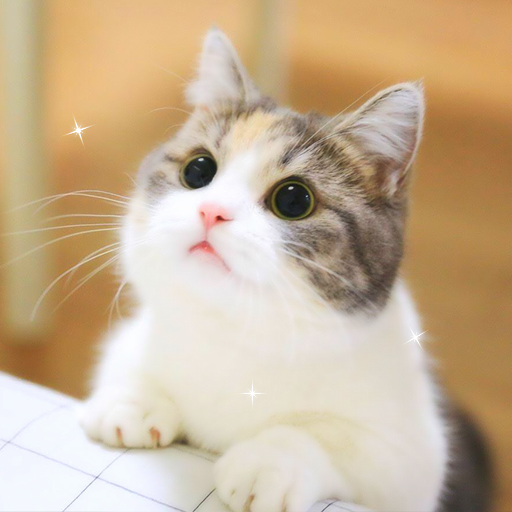
%> input picture 362 Projects/(Old Material) 2023S-PS Materials-20240330/PS3/1.png, 512 x 512 px
$ octave ps3_3.m   (GNU Octave 9; MATLAB toolbox functions it lacks are replaced by stand-ins)
%> lines starting %> are read from the running program, lines starting %| are printed output that depends on the picture
% Image slicing cont'd & resampling

% Load image
im1 = imread("1.png", "png");
%> im1 is the input picture: size 512x512x3 uint8; mean R, G, B 200.9, 178.5, 149.5

% For ease of use, let's use grayscale
im1 = rgb2gray(im1);
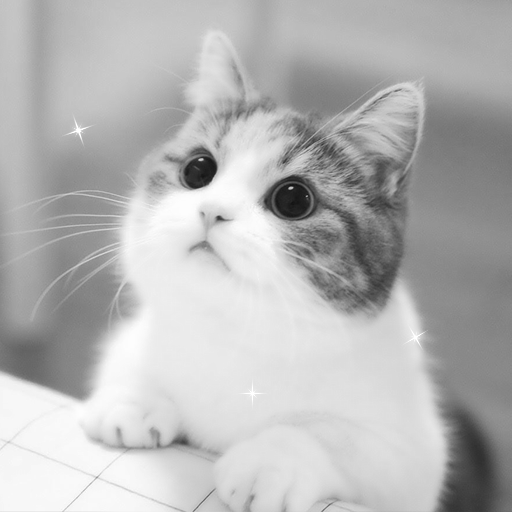
%> im1: size 512x512 uint8; min 19, max 255, mean 181.9

% Keep these for later use
height = size(im1, 1);
%> height = 512
width = size(im1, 2);
%> width = 512

% Resize the image twice the size?
new_im = zeros(width * 2, height * 2, "uint8");
new_im(1:2:height*2, 1:2:width*2) = im1;
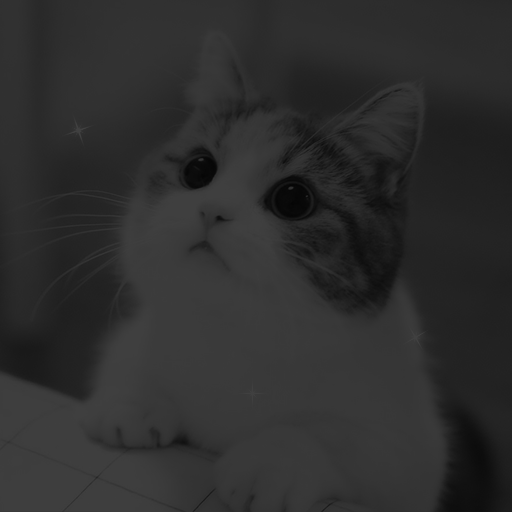
%> new_im: size 1024x1024 uint8 (shown at 1/2 size); min 0, max 255, mean 45.5
new_im(2:2:height*2, 2:2:width*2) = im1;
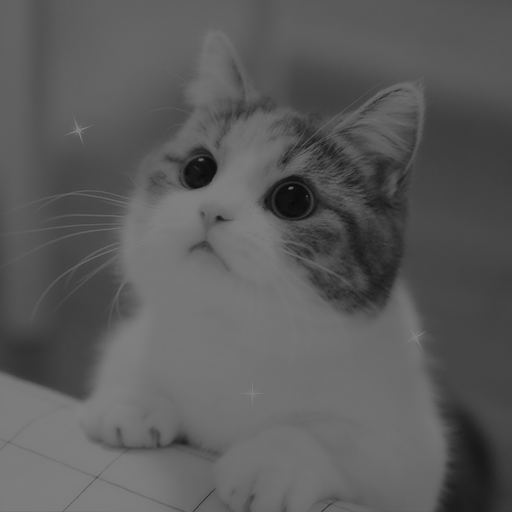
%> new_im: size 1024x1024 uint8 (shown at 1/2 size); min 0, max 255, mean 90.9
% imshow(new_im);

% Whats the problem?
% New image has 4 times the volume of first, we only added 2

% We need two more combinations:

new_im(1:2:height*2, 2:2:width*2) = im1;
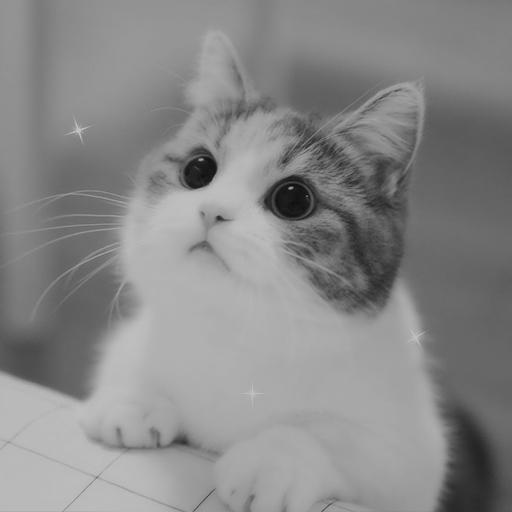
%> new_im: size 1024x1024 uint8 (shown at 1/2 size); min 0, max 255, mean 136.4
new_im(2:2:height*2, 1:2:width*2) = im1;

imshow(new_im);

% This called resampling (upsampling to be more specific)

$ run again, with 362 Projects/(Old Material) 2023S-PS Materials-20240330/PS3/2.png copied over 362 Projects/(Old Material) 2023S-PS Materials-20240330/PS3/1.png
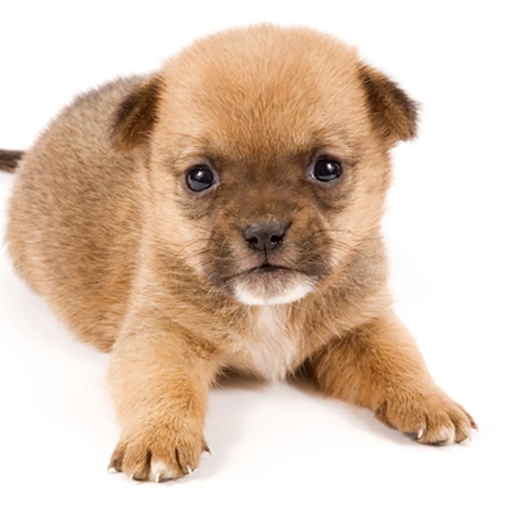
%> input picture 362 Projects/(Old Material) 2023S-PS Materials-20240330/PS3/2.png, 512 x 512 px
%> im1 is the input picture: size 512x512x3 uint8; mean R, G, B 220.3, 197.5, 178.9
%> `im1 = rgb2gray(im1);`:
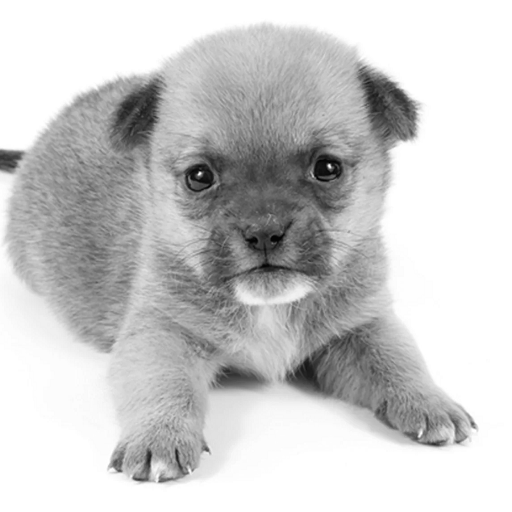
%> im1: size 512x512 uint8; min 1, max 255, mean 202.2
%> `new_im(1:2:height*2, 2:2:width*2) = im1;`:
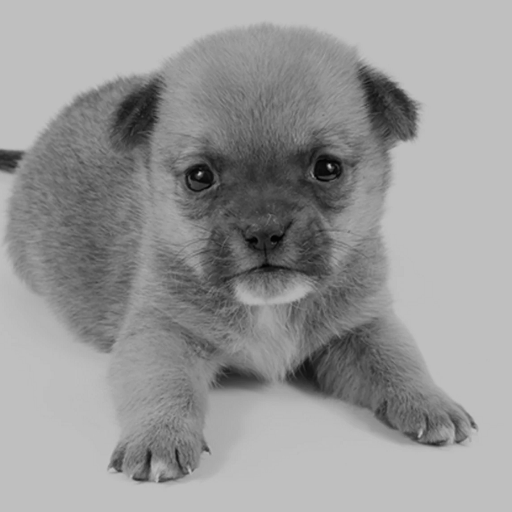
%> new_im: size 1024x1024 uint8 (shown at 1/2 size); min 0, max 255, mean 151.6

$ run again, with 362 Projects/(Old Material) 2023S-PS Materials-20240330/PS3/3.png copied over 362 Projects/(Old Material) 2023S-PS Materials-20240330/PS3/1.png
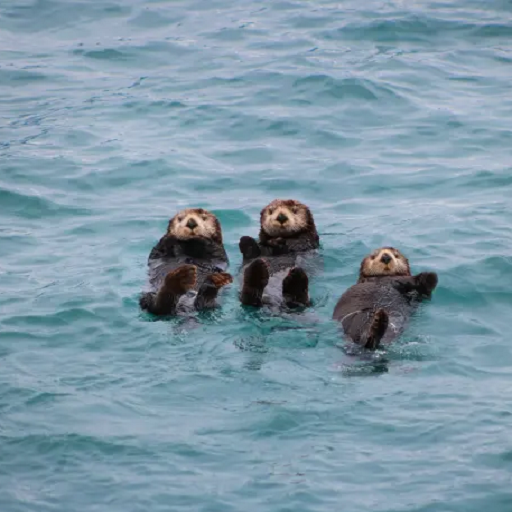
%> input picture 362 Projects/(Old Material) 2023S-PS Materials-20240330/PS3/3.png, 512 x 512 px
%> im1 is the input picture: size 512x512x3 uint8; mean R, G, B 126.1, 152.3, 167.8
%> `im1 = rgb2gray(im1);`:
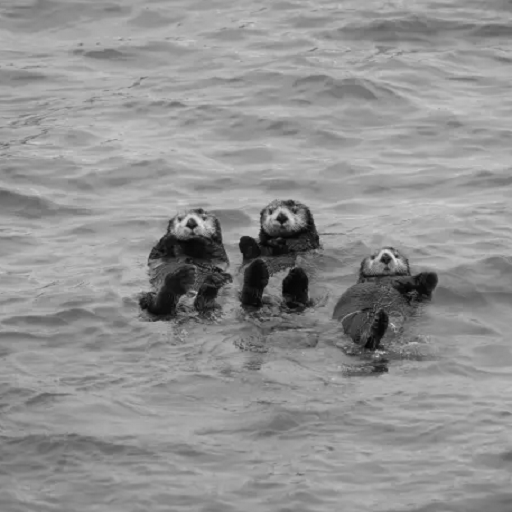
%> im1: size 512x512 uint8; min 3, max 225, mean 146.3
%> `new_im(1:2:height*2, 2:2:width*2) = im1;`:
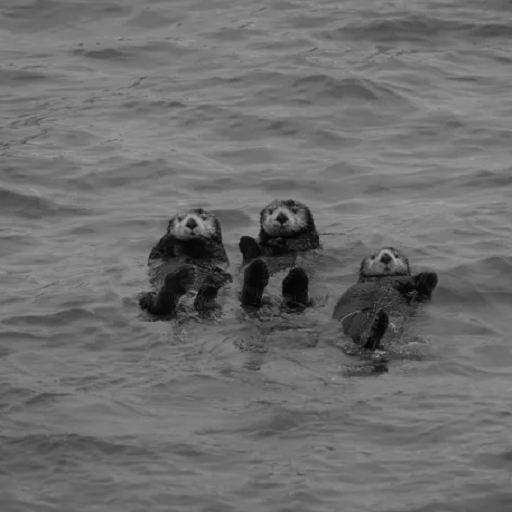
%> new_im: size 1024x1024 uint8 (shown at 1/2 size); min 0, max 225, mean 109.7

$ run again, with 362 Projects/(Old Material) 2023S-PS Materials-20240330/PS3/4.png copied over 362 Projects/(Old Material) 2023S-PS Materials-20240330/PS3/1.png
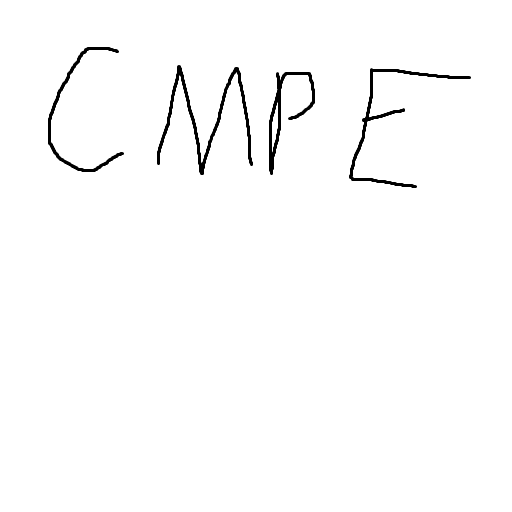
%> input picture 362 Projects/(Old Material) 2023S-PS Materials-20240330/PS3/4.png, 512 x 512 px
%> im1 is the input picture: size 512x512x3 uint8; min 0, max 255, mean 251.1
%> im1: size 512x512 uint8
%> `new_im(2:2:height*2, 2:2:width*2) = im1;`:
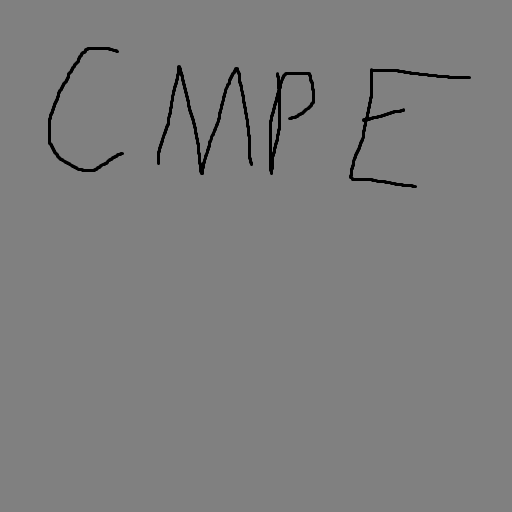
%> new_im: size 1024x1024 uint8 (shown at 1/2 size); min 0, max 255, mean 125.6
%> `new_im(1:2:height*2, 2:2:width*2) = im1;`:
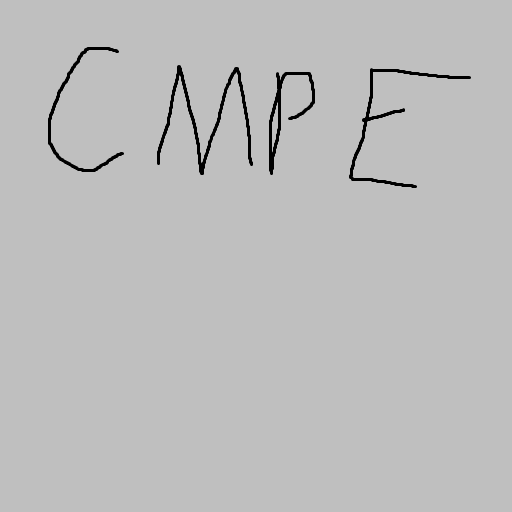
%> new_im: size 1024x1024 uint8 (shown at 1/2 size); min 0, max 255, mean 188.3
